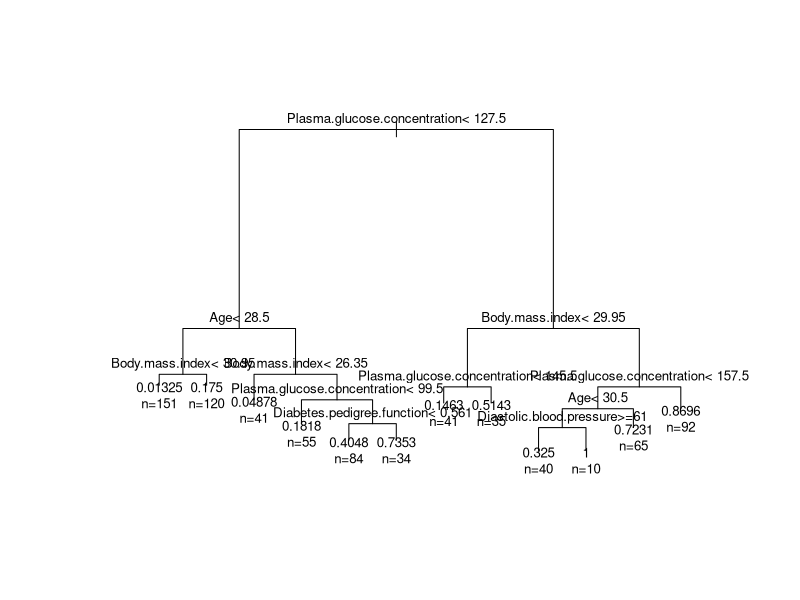

Here is the R script that generated this plot: (Note: this script raises an error after producing the figure.)
setwd("D:/Backup/Term - 2/Machine Learning/Algorithms/")

# Import the dataset
diabet <- read.csv("pima-indians-diabetes.csv")

# Split data
# id <- sample(2,
#              nrow(diabet),
#              prob = (0.7,0.3))

library(rpart)
model <- rpart(Class.variable ~ .,
               data = diabet)

model

plot(model,
     margin = 0.1)

text(model,
     use.n = T,
     pretty = T,
     cex = 0.8)

# Prediction of test dataset
pred <- predict(model,
                newdata = diabet,
                type = "class")
pred

cmatrix <- table(pred > 0.5,
                 diabet$Class.variable)
cmatrix

library(caret)
confusionMatrix(cmatrix)

accuracy <- sum(diag(cmatrix))/sum(cmatrix)
accuracy
